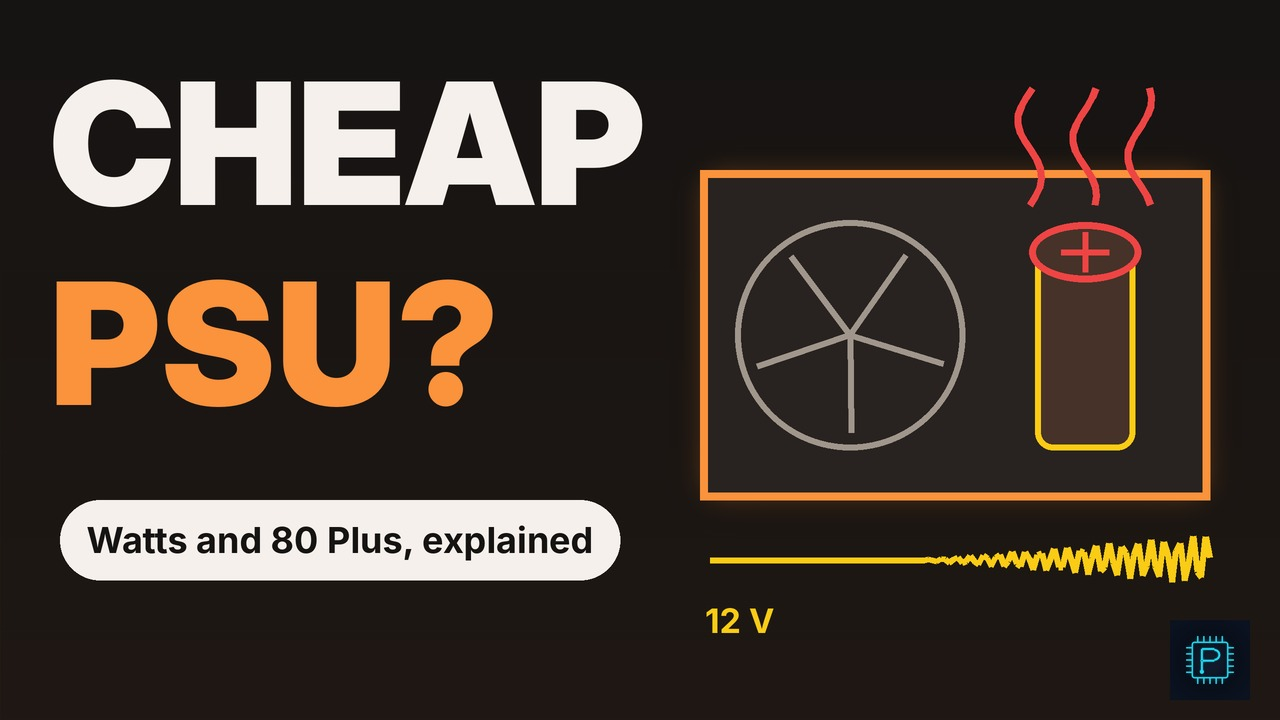

This figure's Python source:
"""Thumbnail for video 10: a power supply with a swollen capacitor and heat rising, ember palette."""
import math, os
HERE = os.path.dirname(os.path.abspath(__file__))
ROOT = os.path.abspath(os.path.join(HERE, "../.."))
from PIL import Image, ImageDraw, ImageFilter, ImageFont

W, H, K = 1280, 720, 2
BG = (22, 20, 19); PANEL = (40, 35, 32); ORANGE = (251, 146, 60); YELLOW = (250, 204, 21)
WHITE = (245, 240, 235); RED = (239, 68, 68); MUTED = (160, 150, 140)
FD = "/usr/share/fonts/opentype/inter/"
w, h = W * K, H * K
img = Image.new("RGBA", (w, h), BG + (255,))
d = ImageDraw.Draw(img)
for gy in range(0, h, 2):
    f = gy / h
    d.line([(0, gy), (w, gy + 1)], fill=(int(22 + 18 * f), int(20 + 8 * f), 19, 255), width=2)


def S(*v):
    return [p * K for p in v]


gl = Image.new("RGBA", (w, h), (0, 0, 0, 0))
g = ImageDraw.Draw(gl)
g.rectangle(S(700, 170, 1210, 500), outline=ORANGE + (170,), width=26 * K)
g.ellipse(S(1020, 210, 1150, 340), fill=RED + (120,))
img.alpha_composite(gl.filter(ImageFilter.GaussianBlur(18 * K)))
d = ImageDraw.Draw(img)
# PSU box
d.rectangle(S(700, 170, 1210, 500), fill=PANEL, outline=ORANGE, width=8 * K)
fx, fy, fr = 850, 335, 115
d.ellipse(S(fx - fr, fy - fr, fx + fr, fy + fr), outline=MUTED, width=6 * K)
for k in range(5):
    a = k * 2 * math.pi / 5 + 0.3
    d.line(S(fx, fy, fx + fr * 0.85 * math.cos(a), fy + fr * 0.85 * math.sin(a)), fill=MUTED, width=6 * K)
# swollen capacitor
cx = 1085
d.rounded_rectangle(S(cx - 50, 250, cx + 50, 450), radius=18 * K, fill=(70, 50, 40), outline=YELLOW, width=6 * K)
d.ellipse(S(cx - 56, 222, cx + 56, 282), fill=(70, 50, 40), outline=RED, width=7 * K)  # bulging top
d.line(S(cx - 24, 252, cx + 24, 252), fill=RED, width=6 * K)
d.line(S(cx, 232, cx, 272), fill=RED, width=6 * K)
# heat lines
for i, ox in enumerate((1030, 1085, 1140)):
    pts = [S(ox + 12 * math.sin(j / 2 + i), 205 - j * 9)[:2] for j in range(14)]
    d.line(pts, fill=RED, width=7 * K, joint="curve")
# 12 V trace going bad
pts = []
for j in range(120):
    x = 710 + j * 4.2
    n = 0 if j < 50 else (j - 50) / 70 * 26 * math.sin(j * 1.9)
    pts.append((x * K, (560 + n) * K))
d.line(pts, fill=YELLOW, width=6 * K)
d.text((705 * K, 600 * K), "12 V", font=ImageFont.truetype(FD + "Inter-Bold.otf", 34 * K), fill=YELLOW)

big = ImageFont.truetype(FD + "InterDisplay-Black.otf", 170 * K)
d.text((50 * K, 40 * K), "CHEAP", font=big, fill=WHITE)
d.text((50 * K, 240 * K), "PSU?", font=big, fill=ORANGE)
d.rounded_rectangle(S(60, 500, 620, 580), radius=40 * K, fill=WHITE)
d.text((340 * K, 540 * K), "Watts and 80 Plus, explained", font=ImageFont.truetype(FD + "Inter-Bold.otf", 36 * K), fill=BG, anchor="mm")
logo = Image.open(os.path.join(ROOT, "brand/plainly-silicon-logo.png")).convert("RGBA").resize((80 * K, 80 * K))
img.alpha_composite(logo, (1170 * K, 620 * K))
img.convert("RGB").resize((W, H), Image.LANCZOS).save(os.path.join(HERE, "thumbnail.jpg"), quality=92)
print("ok")
